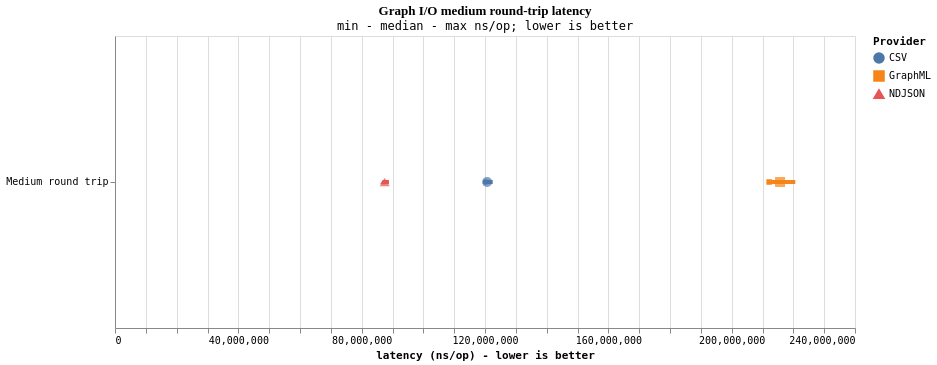

Write the Vega-Lite specification saved for this chart.
### Vega-Lite specification from a JSON file in a GitHub repository (floating-point values rounded to 4 significant figures)
{"$schema": "https://vega.github.io/schema/vega-lite/v5.json", "title": {"text": "Graph I/O medium round-trip latency", "subtitle": "min - median - max ns/op; lower is better"}, "width": 740, "height": 292, "data": {"values": [{"provider": "CSV", "scenario": "Medium round trip", "panel": "Equivalent format round trips", "min": 120210421, "median": 120677898, "max": 122490236, "samples": 5}, {"provider": "NDJSON", "scenario": "Medium round trip", "panel": "Equivalent format round trips", "min": 86877365, "median": 87476885, "max": 88843151, "samples": 5}, {"provider": "GraphML", "scenario": "Medium round trip", "panel": "Equivalent format round trips", "min": 212144667, "median": 215696100, "max": 220632833, "samples": 5}]}, "encoding": {"y": {"field": "scenario", "type": "nominal", "title": null}, "color": {"field": "provider", "type": "nominal", "title": "Provider"}, "shape": {"field": "provider", "type": "nominal", "title": "Provider"}, "row": {"field": "panel", "type": "nominal", "title": null}}, "layer": [{"mark": {"type": "rule", "strokeWidth": 4}, "encoding": {"x": {"field": "min", "type": "quantitative", "title": "latency (ns/op) - lower is better", "scale": {"type": "linear", "zero": true}}, "x2": {"field": "max"}}}, {"mark": {"type": "point", "filled": true, "size": 100}, "encoding": {"x": {"field": "median", "type": "quantitative", "scale": {"type": "linear", "zero": true}}}}], "config": {"font": "Comic Mono, SFMono-Regular, Consolas, monospace", "title": {"font": "Architects Daughter, Comic Sans MS, cursive"}, "background": "#FFFFFF"}}
